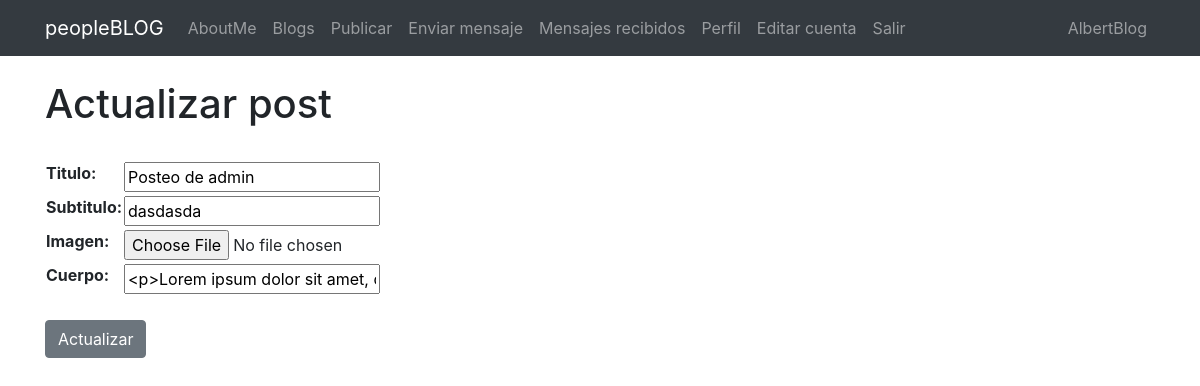
The app's page /blog/editarpagina/42 (signed in), older data.
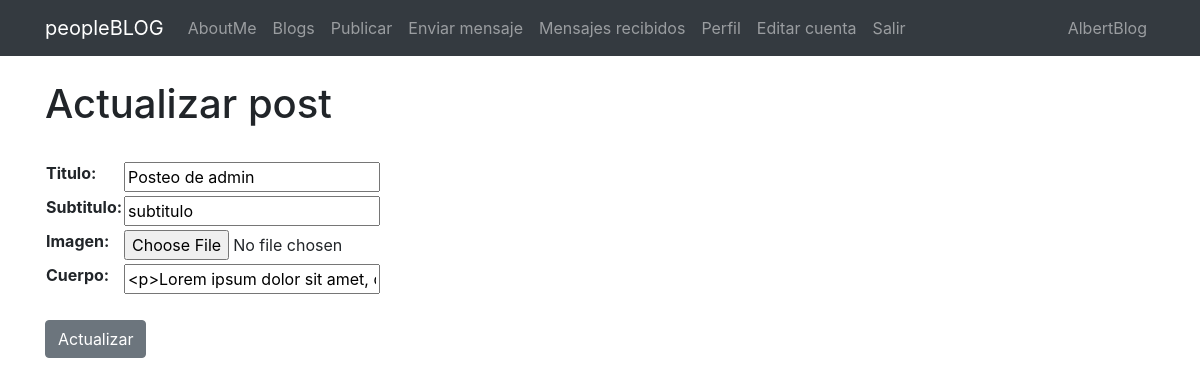
The same page, newer data.
### Blog/models.py (models this page shows, shortened)
class Pagina(models.Model):
    titulo=models.CharField(max_length=100)
    subtitulo=models.CharField(max_length=100)
    user= models.ForeignKey(User, on_delete=models.CASCADE)
    imagen= models.ImageField(null=True, blank=True, upload_to="post")
    cuerpo=RichTextField(null=True, blank=True)
    creado=models.DateField(auto_now_add=True)
    editado=models.DateField(auto_now=True)

### Blog/views.py (the view)
# urls.py: path('editarpagina/<id>', editarpagina, name="editarpagina"),
@login_required
def editarpagina(request, id):
    pagina= Pagina.objects.get(id=id)
    if request.method=="POST":
        formulario= EditarPagform(request.POST, request.FILES)
        if formulario.is_valid():
            informacion= formulario.cleaned_data
            pagina.titulo=informacion["titulo"]
            pagina.subtitulo=informacion["subtitulo"]
            pagina.imagen=informacion["imagen"]
            pagina.cuerpo=informacion["cuerpo"]
            pagina.save()
            pass
            return render(request, "pagina_detalle.html", {"pagina":pagina})
    else:
        formulario= EditarPagform(initial={"titulo":pagina.titulo, "subtitulo":pagina.subtitulo, "cuerpo":pagina.cuerpo})
        return render(request, "pagina_update.html", {"formulario":formulario, "pagina":pagina})

### Blog/forms.py
class EditarPagform(forms.Form):
    titulo=forms.CharField(label="Titulo")
    subtitulo=forms.CharField(label="Subtitulo")
    imagen=forms.ImageField()
    cuerpo=forms.CharField(widget=CKEditorWidget())
    class Meta:
        model=Pagina
        fields=["titulo", "subtitulo", "imagen", "cuerpo"]
        help_texts = {k:"" for k in fields}

### Templates/pagina_update.html (shortened to what this page needs)
{% extends "padre.html" %}
{% block content %}
    <h1>Actualizar post</h1>
    <br/>
    <table>
        <form method="post" enctype="multipart/form-data"> {% csrf_token %}
            {{formulario.as_table}}
    </table>
    <br/>
            <button class="btn btn-secondary">Actualizar</a>
{% endblock %}

Row changes from the older to the newer data that the page shows:
changed Pagina "Posteo de admin": subtitulo "dasdasda" → "subtitulo"
